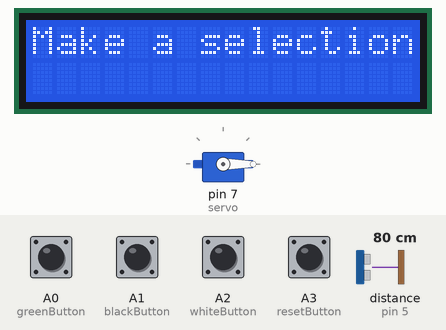
Recording of a sketch running on a simulated Arduino Uno, built with avr-gcc and run on an emulated ATmega328P. On the bench: servo, 16×2 character LCD. Wiring (inferred from the names in the program): ultrasonic range finder: trigger pin 6; echo pin 5. Inputs (shaded band) come from the test bench; at power-on: A0 (greenButton), A1 (blackButton), A2 (whiteButton), A3 (resetButton) HIGH, distance to the obstacle (sensor on pin 5) 80 cm. The echo pulse lasts 58.3 µs per cm.

Above: at 1.2 s.
1.3 s: A0 (greenButton) pulled LOW for 0.15 s
At 2.1 s:
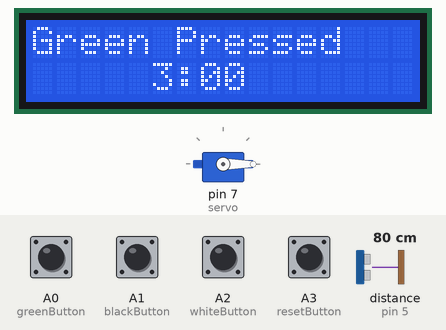
2.9 s: distance to the obstacle (sensor on pin 5) set to 16 cm
4.4 s: distance to the obstacle (sensor on pin 5) set to 12 cm
At 6.23 s:
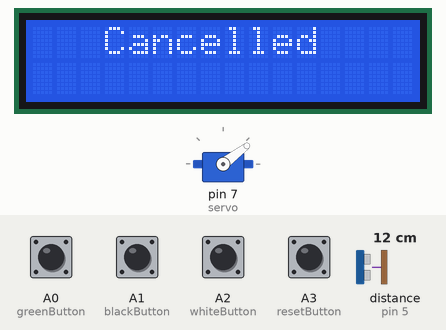
7.4 s: A1 (blackButton) pulled LOW for 0.15 s
At 8.8 s:
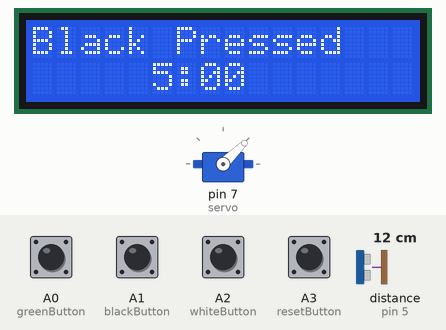
10.5 s: A2 (whiteButton) pulled LOW for 0.15 s
At 11.9 s:
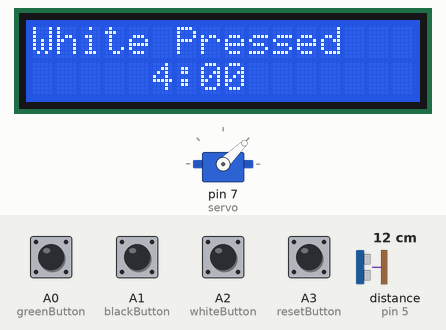
13.6 s: A3 (resetButton) pulled LOW for 0.15 s
At 15.0 s:
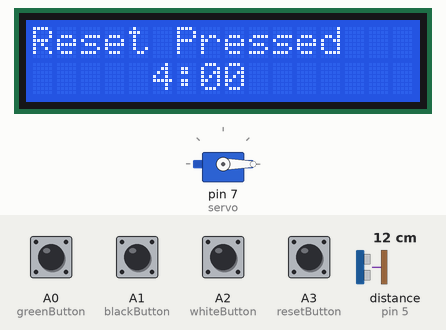
Timing chart, 0 to 16.2 s (numbered marks = the images above; inputs shaded):
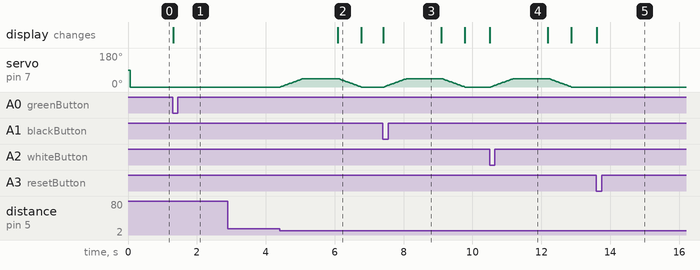

Measured:
- the behaviour switches between 15 and 14 cm on distance to the obstacle (sensor on pin 5) (found by bisection; images 1 and 2)
- after the input at 1.3 s, the display: changes at once (image 1)
- after the input at 2.9 s, every drawn part: stays the same
- after the input at 4.4 s, servo on pin 7 (servo): rises from 0° to 45° in 1.7 s, then falls to 0° in 0.68 s; the display: changes after 1.7 s (image 2)
- after the input at 7.4 s, servo on pin 7 (servo): rises from 0° to 45° in 1.7 s, then falls to 0° in 0.68 s; the display: changes at once (image 3)
- after the input at 10.5 s, servo on pin 7 (servo): rises from 0° to 45° in 1.7 s, then falls to 0° in 0.68 s; the display: changes at once (image 4)
- after the input at 13.6 s, the display: changes at once (image 5)

The sketch:

teasteepercode.ino
```cpp
// C++ code
// Code for TeaMatic, written for Arduino UNO for CPSC 581 Project 3
// Created by: Bonnie Wu, Khanh Do

#include <Servo.h>
#include<LiquidCrystal.h>

const int rs = 13, en = 12, d4 = 5, d5 = 4, d6 = 3, d7 = 2;

LiquidCrystal lcd(13, 12, 11, 10, 9, 8);

Servo servo;
boolean selectionDone = false;
boolean buttonPressed = false;
long steepTime = 0;

const int resetButton = A3;
const int whiteButton = A2;
const int blackButton = A1;
const int greenButton = A0;

const int trigPin = 6;
const int echoPin = 5;

int currentState = 0; // Initial state
int previousState[4] = {HIGH, HIGH, HIGH, HIGH};
int angle = 0;

void setup() {
  servo.attach(7); // servo motor
  lcd.begin(16, 2);
  lcd.print("Make a selection:");
  // buttons
  pinMode(resetButton, INPUT_PULLUP);
  pinMode(whiteButton, INPUT_PULLUP);
  pinMode(blackButton, INPUT_PULLUP);
  pinMode(greenButton, INPUT_PULLUP);
  pinMode(trigPin, OUTPUT);
  pinMode(echoPin, INPUT);
}

void loop() {

  // Get servo into intial position
  servo.write(angle);

  int buttonStates[4];
  buttonStates[0] = digitalRead(resetButton);
  buttonStates[1] = digitalRead(whiteButton);
  buttonStates[2] = digitalRead(blackButton);
  buttonStates[3] = digitalRead(greenButton);

  int pressedButton = 0;

  for (int i = 0; i < 4; ++i) {
    if (buttonStates[i] == LOW && previousState[i] == HIGH) {
      pressedButton = i + 1; // States start from 1
      break;
    }
  }

  // Update previous button states
  for (int i = 0; i < 4; ++i) {
    previousState[i] = buttonStates[i];
  }

  // Update LCD only if a button is pressed
  if (pressedButton > 0) {
    lcd.clear();
    lcd.setCursor(0, 0);
    //selectionDone = true;
    switch (pressedButton) {
      case 1:
        lcd.clear();
        lcd.print("Reset Pressed");
        selectionDone = false;
        break;
      case 2:
        lcd.clear();
        selectionDone = true;
        steepTime = 240000; // 4 min
        lcd.print("White Pressed");
        break;
      case 3:
        lcd.clear();
        selectionDone = true;
        steepTime = 300000; // 5 min
        lcd.print("Black Pressed");
        break;
      case 4:
        lcd.clear();
        selectionDone = true;
        steepTime = 180000; // 3 min
        lcd.print("Green Pressed");
        break;
      default:
        lcd.clear();
        selectionDone = false;
        lcd.print("Unknown Button Pressed");
    }

    printTime(steepTime);
    currentState = pressedButton;
  }

  // If there is a cup in the ultrasonic sensor, start steeping
  // Ultrasonic
  boolean cupPresent = checkCup();
  if ((selectionDone && cupPresent)) {
    for (angle; angle < 45; angle++) {
      servo.write(angle);
      delay(15);
    }

    // delay until tea is steeped
    countDown(steepTime);

    // Raise tea bag up
    for (angle = 45; angle > 0; angle--) {
      servo.write(angle);
      delay(15);
    }

    lcd.setCursor(0, 0);
    lcd.print("Make a selection:");
    //while (true) {}
  }

}

boolean checkCup() {
  // Give a short LOW pulse beforehand to ensure a clean HIGH pulse:
  //pinMode(echo, OUTPUT);
  digitalWrite(trigPin, LOW);
  delayMicroseconds(2);
  digitalWrite(trigPin, HIGH);
  delayMicroseconds(5);
  digitalWrite(trigPin, LOW);

  //pinMode(trig, INPUT);
  long duration = pulseIn(echoPin, HIGH);
  long cm = duration * 0.034 / 2;
  if ((cm >= 5) && (cm <=13)) {
    return true;
  }
  else {
  	return false;
  }
}


void printTime(long totalMilliSeconds) {

  long min = (totalMilliSeconds / 1000) / 60;
  long sec = (totalMilliSeconds / 1000) % 60;
  lcd.setCursor(5,1);
  lcd.print(min);
  lcd.print(":");

  if (sec < 10) {
  	lcd.print(0);
  }
  lcd.print(sec);
}

void countDown(long steepTime) {
  long totalSec = steepTime / 1000;
  for (long i = steepTime; i >= 0; i -= 1000) {
    delay(1000);
    printTime(i);

    // If user presses cancel or takes cup out, raise the teabag up early
    // Only if a selection has been made
    if (((digitalRead(resetButton) == HIGH) || (checkCup() == false))) {
      lcd.clear();
      lcd.setCursor(3,0);
      lcd.print("Cancelled");
      selectionDone = false;
  		break;
  	}
    selectionDone = false;
  }
}
```
